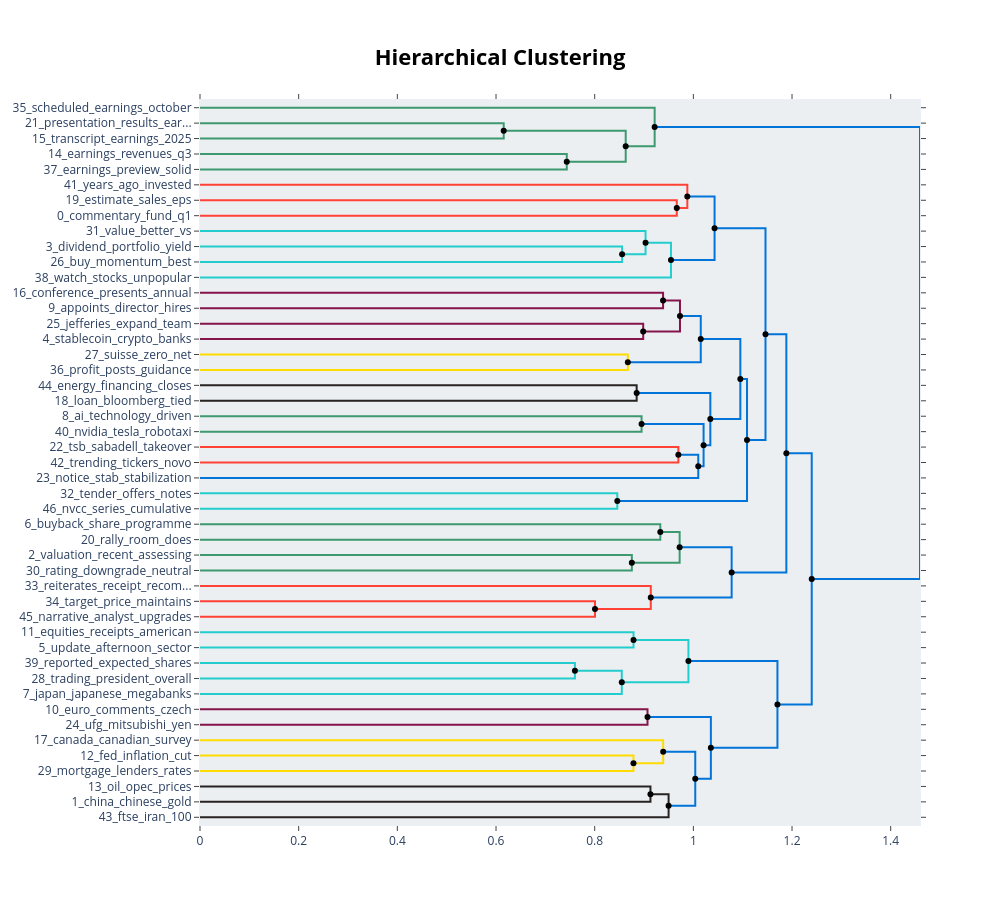

Notebook code cell kept with this figure:
### Code cell
hierarchical_topics = topic_model.hierarchical_topics(train_docs)
fig = topic_model.visualize_hierarchy(hierarchical_topics=hierarchical_topics)
fig.show()

print("💡 This shows the hierarchical structure of topics")

### Figure 1 — Plotly figure (JSON) as saved in the notebook; plotly's stock layout.template omitted (floating-point values rounded to 4 significant figures)
{"data": [{"hoverinfo": "text", "marker": {"color": "rgb(61,153,112)"}, "mode": "lines", "text": ["presentation_results_earnings_q2_genworth", "", "", "transcript_earnings_2025_q3_q2"], "type": "scatter", "x": [0.0, 0.6156, 0.6156, 0.0], "xaxis": "x", "y": [-15.0, -15.0, -25.0, -25.0], "yaxis": "y"}, {"hoverinfo": "text", "marker": {"color": "rgb(61,153,112)"}, "mode": "lines", "text": ["earnings_revenues_q3_rise_estimates", "", "", "earnings_preview_solid_industry_expectations"], "type": "scatter", "x": [0.0, 0.7434, 0.7434, 0.0], "xaxis": "x", "y": [-35.0, -35.0, -45.0, -45.0], "yaxis": "y"}, {"hoverinfo": "text", "marker": {"color": "rgb(61,153,112)"}, "mode": "lines", "text": ["transcript_earnings_presentation_results_q3", "", "", "earnings_revenues_q3_estimates_rise"], "type": "scatter", "x": [0.6156, 0.8629, 0.8629, 0.7434], "xaxis": "x", "y": [-20.0, -20.0, -40.0, -40.0], "yaxis": "y"}, {"hoverinfo": "text", "marker": {"color": "rgb(61,153,112)"}, "mode": "lines", "text": ["scheduled_earnings_october_29_2025", "", "", "earnings_q3_transcript_presentation_q2"], "type": "scatter", "x": [0.0, 0.9216, 0.9216, 0.8629], "xaxis": "x", "y": [-5.0, -5.0, -30.0, -30.0], "yaxis": "y"}, {"hoverinfo": "text", "marker": {"color": "rgb(255,65,54)"}, "mode": "lines", "text": ["estimate_sales_eps_beats_adj", "", "", "commentary_fund_q1_international_2025"], "type": "scatter", "x": [0.0, 0.9664, 0.9664, 0.0], "xaxis": "x", "y": [-65.0, -65.0, -75.0, -75.0], "yaxis": "y"}, {"hoverinfo": "text", "marker": {"color": "rgb(255,65,54)"}, "mode": "lines", "text": ["years_ago_invested_today_worth", "", "", "commentary_fund_estimate_q1_q2"], "type": "scatter", "x": [0.0, 0.9878, 0.9878, 0.9664], "xaxis": "x", "y": [-55.0, -55.0, -70.0, -70.0], "yaxis": "y"}, {"hoverinfo": "text", "marker": {"color": "rgb(35,205,205)"}, "mode": "lines", "text": ["dividend_portfolio_yield_10_stocks", "", "", "buy_momentum_best_stocks_oct"], "type": "scatter", "x": [0.0, 0.8556, 0.8556, 0.0], "xaxis": "x", "y": [-95.0, -95.0, -105.0, -105.0], "yaxis": "y"}, {"hoverinfo": "text", "marker": {"color": "rgb(35,205,205)"}, "mode": "lines", "text": ["value_better_vs_stock_right", "", "", "dividend_stocks_portfolio_buy_yield"], "type": "scatter", "x": [0.0, 0.9031, 0.9031, 0.8556], "xaxis": "x", "y": [-85.0, -85.0, -100.0, -100.0], "yaxis": "y"}, {"hoverinfo": "text", "marker": {"color": "rgb(35,205,205)"}, "mode": "lines", "text": ["dividend_value_stocks_stock_buy", "", "", "watch_stocks_unpopular_astrazeneca_apple"], "type": "scatter", "x": [0.9031, 0.9546, 0.9546, 0.0], "xaxis": "x", "y": [-92.5, -92.5, -115.0, -115.0], "yaxis": "y"}, {"hoverinfo": "text", "marker": {"color": "rgb(0,116,217)"}, "mode": "lines", "text": ["commentary_fund_estimate_q1_q2", "", "", "dividend_stocks_value_stock_buy"], "type": "scatter", "x": [0.9878, 1.043, 1.043, 0.9546], "xaxis": "x", "y": [-62.5, -62.5, -103.8, -103.8], "yaxis": "y"}, {"hoverinfo": "text", "marker": {"color": "rgb(133,20,75)"}, "mode": "lines", "text": ["conference_presents_annual_financials_transcript", "", "", "appoints_director_hires_senior_americas"], "type": "scatter", "x": [0.0, 0.9386, 0.9386, 0.0], "xaxis": "x", "y": [-125.0, -125.0, -135.0, -135.0], "yaxis": "y"}, {"hoverinfo": "text", "marker": {"color": "rgb(133,20,75)"}, "mode": "lines", "text": ["jefferies_expand_team_collaborate_camp", "", "", "stablecoin_crypto_banks_major_swift"], "type": "scatter", "x": [0.0, 0.8983, 0.8983, 0.0], "xaxis": "x", "y": [-145.0, -145.0, -155.0, -155.0], "yaxis": "y"}, {"hoverinfo": "text", "marker": {"color": "rgb(133,20,75)"}, "mode": "lines", "text": ["conference_presents_annual_financials_transcript", "", "", "stablecoin_crypto_banks_major_banking"], "type": "scatter", "x": [0.9386, 0.9729, 0.9729, 0.8983], "xaxis": "x", "y": [-130.0, -130.0, -150.0, -150.0], "yaxis": "y"}, {"hoverinfo": "text", "marker": {"color": "rgb(255,220,0)"}, "mode": "lines", "text": ["suisse_zero_net_payouts_integration", "", "", "profit_posts_guidance_profitability_faces"], "type": "scatter", "x": [0.0, 0.8672, 0.8672, 0.0], "xaxis": "x", "y": [-165.0, -165.0, -175.0, -175.0], "yaxis": "y"}, {"hoverinfo": "text", "marker": {"color": "rgb(0,116,217)"}, "mode": "lines", "text": ["stablecoin_conference_presents_executive_annual", "", "", "profit_posts_net_zero_suisse"], "type": "scatter", "x": [0.9729, 1.015, 1.015, 0.8672], "xaxis": "x", "y": [-140.0, -140.0, -170.0, -170.0], "yaxis": "y"}, {"hoverinfo": "text", "marker": {"color": "rgb(40,35,35)"}, "mode": "lines", "text": ["energy_financing_closes_projects_renewable", "", "", "loan_bloomberg_tied_billion_loans"], "type": "scatter", "x": [0.0, 0.8851, 0.8851, 0.0], "xaxis": "x", "y": [-185.0, -185.0, -195.0, -195.0], "yaxis": "y"}, {"hoverinfo": "text", "marker": {"color": "rgb(61,153,112)"}, "mode": "lines", "text": ["ai_technology_driven_innovation_joins", "", "", "nvidia_tesla_robotaxi_midday_stories"], "type": "scatter", "x": [0.0, 0.895, 0.895, 0.0], "xaxis": "x", "y": [-205.0, -205.0, -215.0, -215.0], "yaxis": "y"}, {"hoverinfo": "text", "marker": {"color": "rgb(255,65,54)"}, "mode": "lines", "text": ["tsb_sabadell_takeover_bbva_spain", "", "", "trending_tickers_novo_nordisk_snowflake"], "type": "scatter", "x": [0.0, 0.9696, 0.9696, 0.0], "xaxis": "x", "y": [-225.0, -225.0, -235.0, -235.0], "yaxis": "y"}, {"hoverinfo": "text", "marker": {"color": "rgb(0,116,217)"}, "mode": "lines", "text": ["tsb_trending_tickers_sabadell_takeover", "", "", "notice_stab_stabilization_primary_pre"], "type": "scatter", "x": [0.9696, 1.01, 1.01, 0.0], "xaxis": "x", "y": [-230.0, -230.0, -245.0, -245.0], "yaxis": "y"}, {"hoverinfo": "text", "marker": {"color": "rgb(0,116,217)"}, "mode": "lines", "text": ["ai_nvidia_technology_driven_tesla", "", "", "stab_notice_tsb_stabilization_trending"], "type": "scatter", "x": [0.895, 1.021, 1.021, 1.01], "xaxis": "x", "y": [-210.0, -210.0, -237.5, -237.5], "yaxis": "y"}, {"hoverinfo": "text", "marker": {"color": "rgb(0,116,217)"}, "mode": "lines", "text": ["financing_energy_secures_loan_bloomberg", "", "", "ai_stab_notice_tsb_stabilization"], "type": "scatter", "x": [0.8851, 1.034, 1.034, 1.021], "xaxis": "x", "y": [-190.0, -190.0, -223.8, -223.8], "yaxis": "y"}, {"hoverinfo": "text", "marker": {"color": "rgb(0,116,217)"}, "mode": "lines", "text": ["presents_stablecoin_conference_bank_group", "", "", "ai_stab_notice_tsb_stabilization"], "type": "scatter", "x": [1.015, 1.095, 1.095, 1.034], "xaxis": "x", "y": [-155.0, -155.0, -206.9, -206.9], "yaxis": "y"}, {"hoverinfo": "text", "marker": {"color": "rgb(35,205,205)"}, "mode": "lines", "text": ["tender_offers_notes_announces_cash", "", "", "nvcc_series_cumulative_preferred_reset"], "type": "scatter", "x": [0.0, 0.8458, 0.8458, 0.0], "xaxis": "x", "y": [-255.0, -255.0, -265.0, -265.0], "yaxis": "y"}, {"hoverinfo": "text", "marker": {"color": "rgb(0,116,217)"}, "mode": "lines", "text": ["ai_notice_stab_presents_stablecoin", "", "", "nvcc_series_announces_tender_notes"], "type": "scatter", "x": [1.095, 1.109, 1.109, 0.8458], "xaxis": "x", "y": [-180.9, -180.9, -260.0, -260.0], "yaxis": "y"}, {"hoverinfo": "text", "marker": {"color": "rgb(0,116,217)"}, "mode": "lines", "text": ["commentary_dividend_fund_estimate_q1", "", "", "ai_stab_notice_bank_announces"], "type": "scatter", "x": [1.043, 1.146, 1.146, 1.109], "xaxis": "x", "y": [-83.12, -83.12, -220.5, -220.5], "yaxis": "y"}, {"hoverinfo": "text", "marker": {"color": "rgb(61,153,112)"}, "mode": "lines", "text": ["buyback_share_programme_voting_rights", "", "", "rally_room_does_signal_meme"], "type": "scatter", "x": [0.0, 0.933, 0.933, 0.0], "xaxis": "x", "y": [-275.0, -275.0, -285.0, -285.0], "yaxis": "y"}, {"hoverinfo": "text", "marker": {"color": "rgb(61,153,112)"}, "mode": "lines", "text": ["valuation_recent_assessing_share_dbk", "", "", "rating_downgrade_neutral_downgraded_valuation"], "type": "scatter", "x": [0.0, 0.8753, 0.8753, 0.0], "xaxis": "x", "y": [-295.0, -295.0, -305.0, -305.0], "yaxis": "y"}, {"hoverinfo": "text", "marker": {"color": "rgb(61,153,112)"}, "mode": "lines", "text": ["buyback_share_rally_programme_shares", "", "", "valuation_recent_assessing_share_rating"], "type": "scatter", "x": [0.933, 0.9722, 0.9722, 0.8753], "xaxis": "x", "y": [-280.0, -280.0, -300.0, -300.0], "yaxis": "y"}, {"hoverinfo": "text", "marker": {"color": "rgb(255,65,54)"}, "mode": "lines", "text": ["target_price_maintains_raises_decreased", "", "", "narrative_analyst_upgrades_evolving_target"], "type": "scatter", "x": [0.0, 0.8006, 0.8006, 0.0], "xaxis": "x", "y": [-325.0, -325.0, -335.0, -335.0], "yaxis": "y"}, {"hoverinfo": "text", "marker": {"color": "rgb(255,65,54)"}, "mode": "lines", "text": ["reiterates_receipt_recommendation_plc_depositary", "", "", "target_price_narrative_analyst_upgrades"], "type": "scatter", "x": [0.0, 0.9137, 0.9137, 0.8006], "xaxis": "x", "y": [-315.0, -315.0, -330.0, -330.0], "yaxis": "y"}, {"hoverinfo": "text", "marker": {"color": "rgb(0,116,217)"}, "mode": "lines", "text": ["share_valuation_recent_buyback_rally", "", "", "target_receipt_price_upgrades_reiterates"], "type": "scatter", "x": [0.9722, 1.078, 1.078, 0.9137], "xaxis": "x", "y": [-290.0, -290.0, -322.5, -322.5], "yaxis": "y"}, {"hoverinfo": "text", "marker": {"color": "rgb(0,116,217)"}, "mode": "lines", "text": ["commentary_fund_dividend_ai_estimate", "", "", "share_valuation_price_recent_target"], "type": "scatter", "x": [1.146, 1.188, 1.188, 1.078], "xaxis": "x", "y": [-151.8, -151.8, -306.2, -306.2], "yaxis": "y"}, {"hoverinfo": "text", "marker": {"color": "rgb(35,205,205)"}, "mode": "lines", "text": ["equities_receipts_american_traded_depositary", "", "", "update_afternoon_sector_financial_stocks"], "type": "scatter", "x": [0.0, 0.8787, 0.8787, 0.0], "xaxis": "x", "y": [-345.0, -345.0, -355.0, -355.0], "yaxis": "y"}, {"hoverinfo": "text", "marker": {"color": "rgb(35,205,205)"}, "mode": "lines", "text": ["reported_expected_shares_trading_better", "", "", "trading_president_overall_shares_services"], "type": "scatter", "x": [0.0, 0.7599, 0.7599, 0.0], "xaxis": "x", "y": [-365.0, -365.0, -375.0, -375.0], "yaxis": "y"}, {"hoverinfo": "text", "marker": {"color": "rgb(35,205,205)"}, "mode": "lines", "text": ["trading_shares_higher_lower_reported", "", "", "japan_japanese_megabanks_bonds_higher"], "type": "scatter", "x": [0.7599, 0.8549, 0.8549, 0.0], "xaxis": "x", "y": [-370.0, -370.0, -385.0, -385.0], "yaxis": "y"}, {"hoverinfo": "text", "marker": {"color": "rgb(35,205,205)"}, "mode": "lines", "text": ["traded_update_afternoon_equities_receipts", "", "", "japan_trading_higher_shares_japanese"], "type": "scatter", "x": [0.8787, 0.99, 0.99, 0.8549], "xaxis": "x", "y": [-350.0, -350.0, -377.5, -377.5], "yaxis": "y"}, {"hoverinfo": "text", "marker": {"color": "rgb(133,20,75)"}, "mode": "lines", "text": ["euro_comments_czech_koruna_zloty", "", "", "ufg_mitsubishi_yen_says_zealand"], "type": "scatter", "x": [0.0, 0.9071, 0.9071, 0.0], "xaxis": "x", "y": [-395.0, -395.0, -405.0, -405.0], "yaxis": "y"}, {"hoverinfo": "text", "marker": {"color": "rgb(255,220,0)"}, "mode": "lines", "text": ["fed_inflation_cut_yields_treasury", "", "", "mortgage_lenders_rates_england_nationwide"], "type": "scatter", "x": [0.0, 0.8786, 0.8786, 0.0], "xaxis": "x", "y": [-425.0, -425.0, -435.0, -435.0], "yaxis": "y"}, {"hoverinfo": "text", "marker": {"color": "rgb(255,220,0)"}, "mode": "lines", "text": ["canada_canadian_survey_finds_canadians", "", "", "mortgage_rates_fed_lenders_cut"], "type": "scatter", "x": [0.0, 0.9388, 0.9388, 0.8786], "xaxis": "x", "y": [-415.0, -415.0, -430.0, -430.0], "yaxis": "y"}, {"hoverinfo": "text", "marker": {"color": "rgb(40,35,35)"}, "mode": "lines", "text": ["oil_opec_prices_russian_supply", "", "", "china_chinese_gold_stimulus_pboc"], "type": "scatter", "x": [0.0, 0.913, 0.913, 0.0], "xaxis": "x", "y": [-445.0, -445.0, -455.0, -455.0], "yaxis": "y"}, {"hoverinfo": "text", "marker": {"color": "rgb(40,35,35)"}, "mode": "lines", "text": ["china_oil_chinese_gold_stimulus", "", "", "ftse_iran_100_live_nerves"], "type": "scatter", "x": [0.913, 0.9498, 0.9498, 0.0], "xaxis": "x", "y": [-450.0, -450.0, -465.0, -465.0], "yaxis": "y"}, {"hoverinfo": "text", "marker": {"color": "rgb(0,116,217)"}, "mode": "lines", "text": ["mortgage_rates_fed_cut_canada", "", "", "china_oil_gold_chinese_ftse"], "type": "scatter", "x": [0.9388, 1.004, 1.004, 0.9498], "xaxis": "x", "y": [-422.5, -422.5, -457.5, -457.5], "yaxis": "y"}, {"hoverinfo": "text", "marker": {"color": "rgb(0,116,217)"}, "mode": "lines", "text": ["euro_comments_ufg_mitsubishi_czech", "", "", "china_oil_gold_mortgage_chinese"], "type": "scatter", "x": [0.9071, 1.035, 1.035, 1.004], "xaxis": "x", "y": [-400.0, -400.0, -440.0, -440.0], "yaxis": "y"}, {"hoverinfo": "text", "marker": {"color": "rgb(0,116,217)"}, "mode": "lines", "text": ["trading_higher_traded_update_afternoon", "", "", "china_comments_oil_euro_ufg"], "type": "scatter", "x": [0.99, 1.17, 1.17, 1.035], "xaxis": "x", "y": [-363.8, -363.8, -420.0, -420.0], "yaxis": "y"}, {"hoverinfo": "text", "marker": {"color": "rgb(0,116,217)"}, "mode": "lines", "text": ["commentary_2025_fund_dividend_ai", "", "", "trading_higher_china_update_traded"], "type": "scatter", "x": [1.188, 1.24, 1.24, 1.17], "xaxis": "x", "y": [-229.0, -229.0, -391.9, -391.9], "yaxis": "y"}, {"hoverinfo": "text", "marker": {"color": "rgb(0,116,217)"}, "mode": "lines", "text": ["earnings_q3_transcript_2025_presentation", "", "", "stocks_trading_financial_shares_commentary"], "type": "scatter", "x": [0.9216, 1.459, 1.459, 1.24], "xaxis": "x", "y": [-17.5, -17.5, -310.4, -310.4], "yaxis": "y"}, {"hoverinfo": "text", "hovertext": ["transcript_earnings_presentation_results_q3", "dividend_value_stocks_stock_buy", "commentary_fund_estimate_q1_q2", "conference_presents_annual_financials_transcript", "stablecoin_conference_presents_executive_annual", "tsb_trending_tickers_sabadell_takeover", "ai_nvidia_technology_driven_tesla", "financing_energy_secures_loan_bloomberg", "presents_stablecoin_conference_bank_group", "ai_notice_stab_presents_stablecoin", "commentary_dividend_fund_estimate_q1", "buyback_share_rally_programme_shares", "share_valuation_recent_buyback_rally", "commentary_fund_dividend_ai_estimate", "trading_shares_higher_lower_reported", "traded_update_afternoon_equities_receipts", "china_oil_chinese_gold_stimulus", "mortgage_rates_fed_cut_canada", "euro_comments_ufg_mitsubishi_czech", "trading_higher_traded_update_afternoon", "commentary_2025_fund_dividend_ai", "earnings_q3_transcript_2025_presentation"], "marker": {"color": "black"}, "mode": "markers", "showlegend": false, "type": "scatter", "x": [0.6156, 0.9031, 0.9878, 0.9386, 0.9729, 0.9696, 0.895, 0.8851, 1.015, 1.095, 1.043, 0.933, 0.9722, 1.146, 0.7599, 0.8787, 0.913, 0.9388, 0.9071, 0.99, 1.188, 0.9216], "y": [-20, -92.5, -62.5, -130, -140, -230, -210, -190, -155, -180.9, -83.12, -280, -290, -151.8, -370, -350, -450, -422.5, -400, -363.8, -229.0, -17.5]}, {"hoverinfo": "text", "hovertext": ["earnings_revenues_q3_estimates_rise", "earnings_q3_transcript_presentation_q2", "commentary_fund_estimate_q1_q2", "dividend_stocks_portfolio_buy_yield", "dividend_stocks_value_stock_buy", "stablecoin_crypto_banks_major_banking", "profit_posts_net_zero_suisse", "stab_notice_tsb_stabilization_trending", "ai_stab_notice_tsb_stabilization", "ai_stab_notice_tsb_stabilization", "nvcc_series_announces_tender_notes", "ai_stab_notice_bank_announces", "valuation_recent_assessing_share_rating", "target_price_narrative_analyst_upgrades", "target_receipt_price_upgrades_reiterates", "share_valuation_price_recent_target", "japan_trading_higher_shares_japanese", "mortgage_rates_fed_lenders_cut", "china_oil_gold_chinese_ftse", "china_oil_gold_mortgage_chinese", "china_comments_oil_euro_ufg", "trading_higher_china_update_traded", "stocks_trading_financial_shares_commentary"], "marker": {"color": "black"}, "mode": "markers", "showlegend": false, "type": "scatter", "x": [0.7434, 0.8629, 0.9664, 0.8556, 0.9546, 0.8983, 0.8672, 1.01, 1.021, 1.034, 0.8458, 1.109, 0.8753, 0.8006, 0.9137, 1.078, 0.8549, 0.8786, 0.9498, 1.004, 1.035, 1.17, 1.24], "y": [-40, -30, -70, -100, -103.8, -150, -170, -237.5, -223.8, -206.9, -260, -220.5, -300, -330, -322.5, -306.2, -377.5, -430, -457.5, -440, -420, -391.9, -310.4]}], "layout": {"autosize": false, "height": 905, "hoverlabel": {"bgcolor": "white", "font": {"family": "Rockwell", "size": 16}}, "hovermode": "closest", "plot_bgcolor": "#ECEFF1", "showlegend": false, "title": {"font": {"color": "Black", "size": 22}, "text": "<b>Hierarchical Clustering</b>", "x": 0.5, "xanchor": "center", "yanchor": "top"}, "width": 1000, "xaxis": {"mirror": "allticks", "rangemode": "tozero", "showgrid": false, "showline": true, "showticklabels": true, "ticks": "outside", "type": "linear", "zeroline": false}, "yaxis": {"mirror": "allticks", "range": [-470, 0], "rangemode": "tozero", "showgrid": false, "showline": true, "showticklabels": true, "tickmode": "array", "ticks": "outside", "ticktext": ["35_scheduled_earnings_october", "21_presentation_results_ear...", "15_transcript_earnings_2025", "14_earnings_revenues_q3", "37_earnings_preview_solid", "41_years_ago_invested", "19_estimate_sales_eps", "0_commentary_fund_q1", "31_value_better_vs", "3_dividend_portfolio_yield", "26_buy_momentum_best", "38_watch_stocks_unpopular", "16_conference_presents_annual", "9_appoints_director_hires", "25_jefferies_expand_team", "4_stablecoin_crypto_banks", "27_suisse_zero_net", "36_profit_posts_guidance", "44_energy_financing_closes", "18_loan_bloomberg_tied", "8_ai_technology_driven", "40_nvidia_tesla_robotaxi", "22_tsb_sabadell_takeover", "42_trending_tickers_novo", "23_notice_stab_stabilization", "32_tender_offers_notes", "46_nvcc_series_cumulative", "6_buyback_share_programme", "20_rally_room_does", "2_valuation_recent_assessing", "30_rating_downgrade_neutral", "33_reiterates_receipt_recom...", "34_target_price_maintains", "45_narrative_analyst_upgrades", "11_equities_receipts_american", "5_update_afternoon_sector", "39_reported_expected_shares", "28_trading_president_overall", "7_japan_japanese_megabanks", "10_euro_comments_czech", "24_ufg_mitsubishi_yen", "17_canada_canadian_survey", "12_fed_inflation_cut", "29_mortgage_lenders_rates", "13_oil_opec_prices", "1_china_chinese_gold", "43_ftse_iran_100"], "tickvals": [-5, -15, -25, -35, -45, -55, -65, -75, -85, -95, -105, -115, -125, -135, -145, -155, -165, -175, -185, -195, -205, -215, -225, -235, -245, -255, -265, -275, -285, -295, -305, -315, -325, -335, -345, -355, -365, -375, -385, -395, -405, -415, -425, -435, -445, -455, -465], "type": "linear", "zeroline": false}}}
